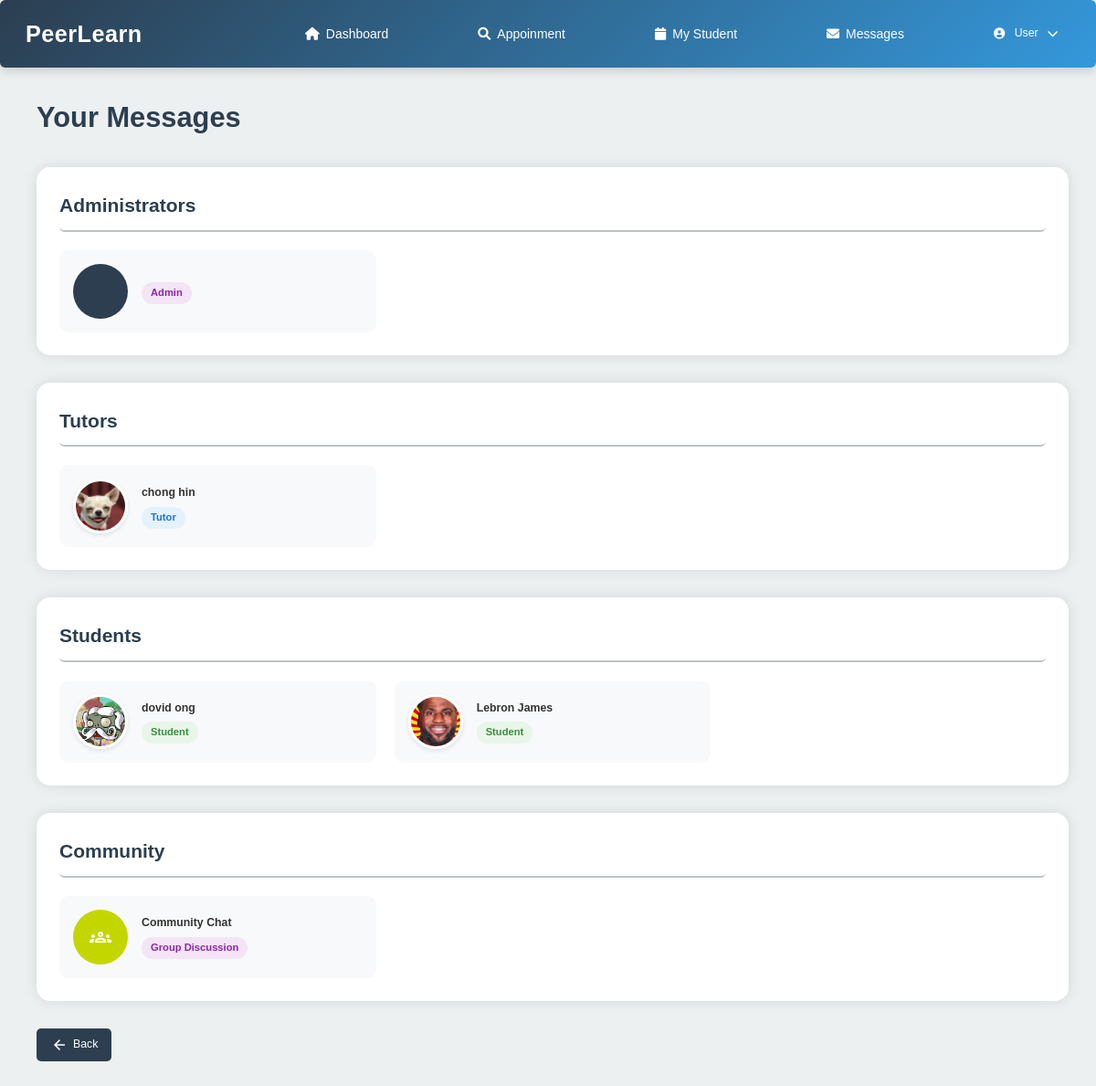
/messages_list.php (signed in), run on the app's committed database.
### tables this page shows
CREATE TABLE `user` (
  `user_id` int(11) NOT NULL,
  `username` varchar(50) NOT NULL,
  `password` varchar(255) DEFAULT NULL,
  `email` varchar(100) NOT NULL,
  `role` enum('student','tutor','admin') NOT NULL,
  `first_name` varchar(50) NOT NULL,
  `last_name` varchar(50) NOT NULL,
  `phone` varchar(20) DEFAULT NULL,
  `profile_image` varchar(255) DEFAULT NULL,
  `is_active` tinyint(1) DEFAULT 1,
  `created_at` timestamp NOT NULL DEFAULT current_timestamp(),
  `last_login` datetime DEFAULT NULL,
  `reset_token_hash` varchar(64) DEFAULT NULL,
  `reset_token_expires_at` datetime DEFAULT NULL
);

### messages_list.php (the view, shortened to what this page needs)
<?php
require_once "db_connection.php";
$current_user_query = "SELECT role FROM user WHERE user_id = ?";
$stmt = $conn->prepare($current_user_query);
$stmt->bind_param("i", $_SESSION['user_id']);
$stmt->execute();
$current_user_result = $stmt->get_result();
$current_user = $current_user_result->fetch_assoc();
$query = "SELECT user_id, first_name, last_name, profile_image, role
          FROM user
          WHERE user_id != ?
          ORDER BY
            CASE
                WHEN role = 'admin' THEN 1
                WHEN role = 'tutor' THEN 2
                WHEN role = 'student' THEN 3
                ELSE 4
            END, first_name";
$stmt = $conn->prepare($query);
$stmt->bind_param("i", $_SESSION['user_id']);
$stmt->execute();
$result = $stmt->get_result();
$users = $result->fetch_all(MYSQLI_ASSOC);
$admins = array_filter($users, function($user) {
    return $user['role'] === 'admin';
});
$tutors = array_filter($users, function($user) {
    return $user['role'] === 'tutor';
});
$students = array_filter($users, function($user) {
    return $user['role'] === 'student';
});
if ($current_user['role'] === 'student') {
    $back_url = 'student_main_page.php';
} elseif ($current_user['role'] === 'tutor') {
    $back_url = 'tutor_main_page.php';
} else {
    $back_url = 'home_page.html';
}
?>
<!DOCTYPE html>
<html>
<head>
    <link rel="stylesheet" href="studentstyle.css">
</head>
<body>
    <?php
    if ($current_user['role'] === 'student') {
        include 'header/stud_head.php';
    } elseif ($current_user['role'] === 'tutor') {
        include 'header/tut_head.php';
    } else {
        include 'header/header.php';
    }
    ?>
    <div class="main-content">
        <div class="message-center-container">
            <h1>Your Messages</h1>
            <?php if (!empty($admins)): ?>
                <div class="user-section">
                    <h2>Administrators</h2>
                    <div class="user-grid">
                        <?php foreach ($admins as $admin): ?>
                            <a href="messages.php?user_id=<?= $admin['user_id'] ?>" class="user-card">
                                <?php if ($admin['profile_image']): ?>
                                    <img src="<?= htmlspecialchars($admin['profile_image']) ?>" class="user-avatar" alt="Profile">
                                <?php else: ?>
                                    <div class="default-avatar">
                                    </div>
                                <?php endif; ?>
                                <div class="user-info">
                                    <span class="role-badge admin-badge">Admin</span>
                                </div>
                            </a>
                        <?php endforeach; ?>
                    </div>
                </div>
            <?php endif; ?>
            <div class="user-section">
                <h2>Tutors</h2>
                <?php if (!empty($tutors)): ?>
                    <div class="user-grid">
                        <?php foreach ($tutors as $tutor): ?>
                            <a href="messages.php?user_id=<?= $tutor['user_id'] ?>" class="user-card">
                                <?php if ($tutor['profile_image']): ?>
                                    <img src="<?= htmlspecialchars($tutor['profile_image']) ?>" class="user-avatar" alt="Profile">
                                <?php else: ?>
                                    <div class="default-avatar">
                                        <?= substr($tutor['first_name'], 0, 1) . substr($tutor['last_name'], 0, 1) ?>
                                    </div>
                                <?php endif; ?>
                                <div class="user-info">
                                    <div class="user-name"><?= htmlspecialchars($tutor['first_name'] . ' ' . $tutor['last_name']) ?></div>
                                    <span class="role-badge tutor-badge">Tutor</span>
                                </div>
                            </a>
                        <?php endforeach; ?>
                    </div>
                <?php else: ?>
                    <p class="empty-message">No tutors available</p>
                <?php endif; ?>
            </div>
            <?php if ($current_user['role'] === 'tutor'): ?>
                <div class="user-section">
                    <h2>Students</h2>
                    <?php if (!empty($students)): ?>
                        <div class="user-grid">
                            <?php foreach ($students as $student): ?>
                                <a href="messages.php?user_id=<?= $student['user_id'] ?>" class="user-card">
                                    <?php if ($student['profile_image']): ?>
                                        <img src="<?= htmlspecialchars($student['profile_image']) ?>" class="user-avatar" alt="Profile">
                                    <?php else: ?>
                                        <div class="default-avatar">
                                            <?= substr($student['first_name'], 0, 1) . substr($student['last_name'], 0, 1) ?>
                                        </div>
                                    <?php endif; ?>
                                    <div class="user-info">
                                        <div class="user-name"><?= htmlspecialchars($student['first_name'] . ' ' . $student['last_name']) ?></div>
                                        <span class="role-badge student-badge">Student</span>
                                    </div>
                                </a>
                            <?php endforeach; ?>
                        </div>
                    <?php else: ?>
                        <p class="empty-message">No students available</p>
                    <?php endif; ?>
                </div>
            <?php endif; ?>
             <div class="user-section">
            <h2>Community</h2>
            <div class="user-grid">
                <a href="community_chat.php" class="user-card">
                    <div class="default-avatar" style="background-color: var(--accent);">
                        <span class="material-symbols-sharp">groups</span>
                    </div>
                    <div class="user-info">
                        <div class="user-name">Community Chat</div>
                        <span class="role-badge admin-badge">Group Discussion</span>
                    </div>
                </a>
            </div>
        </div>
        <div class="message-center-container">
            <a href="<?php echo $back_url; ?>" class="back-button">
                <span class="material-symbols-sharp">arrow_back</span>
                Back
            </a>
        </div>
    </div>
</body>
</html>

### studentstyle.css (style rules this page uses)
* { margin: 0; padding: 0; outline: 0; appearance: none; border: 0; text-decoration: none; list-style: none; box-sizing: border-box; border-radius: 0.4rem; }
html { font-size: 14px; }
body { width: 100vw; height: 100vh; font-family: poppins, sans-serif; font-size: 0.88rem; background: #f6f6f9; user-select: none; overflow-x: hidden; color: #363949; }
a { color: #363949; }
img { display: block; width: 100%; }
h1 { font-weight: 800; font-size: 1.8rem; }
h2 { font-size: 1.4rem; }

### messages_list.php (style rules this page uses)
:root { --primary: #2B3990; --secondary: #00AEEF; --accent: #C4D600; --light-gray: #f5f7fa; --gray: #e9ecef; --dark-gray: #6c757d; }
* { margin: 0; padding: 0; box-sizing: border-box; font-family: 'Arial', sans-serif; }
body { display: flex; flex-direction: column; min-height: 100vh; background-color: var(--light-gray); padding-top: 0; }
.main-content { flex: 1; padding: 30px; margin-left: 10px; }
.message-center-container { max-width: 1200px; margin: 0 auto; }
.message-center-container h1 { font-size: 2.2rem; margin-bottom: 30px; color: var(--primary); }
.user-section { margin-bottom: 30px; background-color: white; border-radius: 15px; padding: 25px; box-shadow: 0 0 15px rgba(0,0,0,0.1); }
.user-section h2 { font-size: 1.5rem; margin-bottom: 20px; color: var(--primary); padding-bottom: 10px; border-bottom: 2px solid var(--gray); }
.user-grid { display: grid; grid-template-columns: repeat(auto-fill, minmax(280px, 1fr)); gap: 20px; }
.user-card { display: flex; align-items: center; padding: 15px; background-color: var(--light-gray); border-radius: 10px; transition: all 0.3s ease; }
.user-avatar { width: 60px; height: 60px; border-radius: 50%; object-fit: cover; margin-right: 15px; border: 3px solid white; box-shadow: 0 2px 5px rgba(0,0,0,0.1); }
.default-avatar { width: 60px; height: 60px; border-radius: 50%; background-color: var(--primary); display: flex; align-items: center; justify-content: center; color: white; font-size: 1.5rem; margin-right: 15px; }
.user-info { flex-grow: 1; }
.user-name { font-weight: 600; color: #333; margin-bottom: 5px; }
.role-badge { display: inline-block; padding: 3px 10px; border-radius: 15px; font-size: 0.8rem; font-weight: 600; }
.tutor-badge { background-color: #e3f2fd; color: #1976d2; }
.student-badge { background-color: #e8f5e9; color: #388e3c; }
.admin-badge { background-color: #f3e5f5; color: #8e24aa; }
.back-button { display: inline-flex; align-items: center; margin-bottom: 20px; padding: 8px 15px; background-color: var(--primary); color: white; border-radius: 5px; text-decoration: none; transition: all 0.3s ease; }
.back-button .material-symbols-sharp { margin-right: 5px; font-size: 20px; }

### header/tut_head.php (style rules this page uses)
:root { --primary: #2c3e50; --secondary: #3498db; --success: #27ae60; --danger: #e74c3c; --warning: #f39c12; --light: #ecf0f1; --dark: #34495e; --gray: #bdc3c7; --light-gray: #f8f9fa; --dark-gray: #7f8c8d; --yellow-hover: #FFD700; }
* { margin: 0; padding: 0; box-sizing: border-box; }
body { font-family: 'Inter', 'Segoe UI', Tahoma, Geneva, Verdana, sans-serif; background-color: var(--light); color: var(--dark); line-height: 1.6; }

### data on the page
user: profile_image (picture), first_name+last_name "chong hin"
user: profile_image (picture), first_name+last_name "dovid ong"
user: profile_image (picture), first_name+last_name "Lebron James"

### other printed values
isset($_SESSION['first_name']) ? $_SESSION['first_name'] : 'User' "User"
